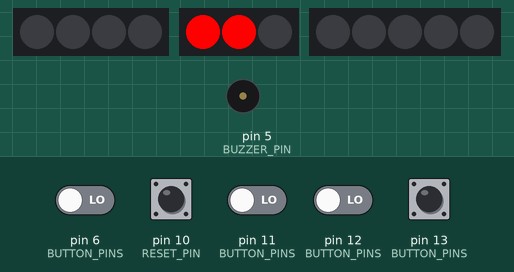
The sketch below on a simulated Arduino Uno, built with avr-gcc and run on an emulated ATmega328P. On the bench: 4 RGB LEDs in strip order, left to right, 3 RGB LEDs in strip order, left to right, 5 RGB LEDs in strip order, left to right, buzzer (waves = sounding). The test bench sets the inputs (shaded band); at power-on: pin 6 (BUTTON_PINS), pin 10 (RESET_PIN), pin 11 (BUTTON_PINS), pin 12 (BUTTON_PINS), pin 13 (BUTTON_PINS) LOW. Random numbers use the default seed unless the sketch sets one.

Above: at 1.6 s.
1.7 s: pin 10 (RESET_PIN) pulled HIGH for 0.15 s
At 1.77 s:
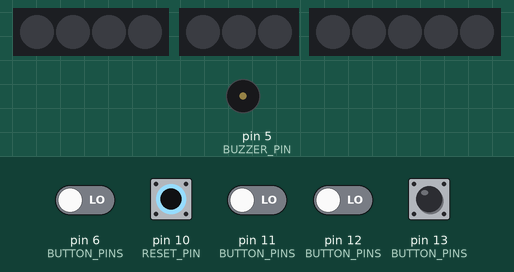
2.4 s: pin 10 (RESET_PIN) pulled HIGH for 1 s
At 6.1 s:
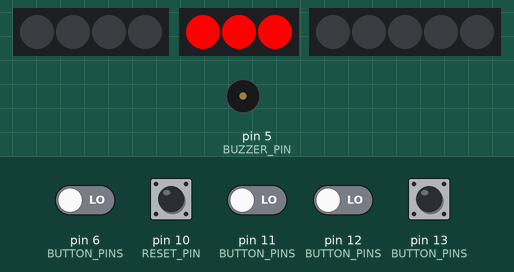
7.0 s: pin 13 (BUTTON_PINS) pulled HIGH for 0.15 s
At 8.3 s:
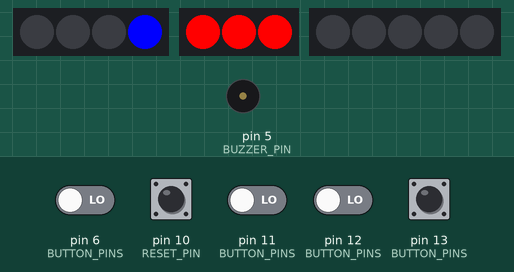
10.1 s: pin 13 (BUTTON_PINS) pulled HIGH for 1 s
Timing chart, 0 to 15.1 s (numbered marks = the images above; inputs shaded):
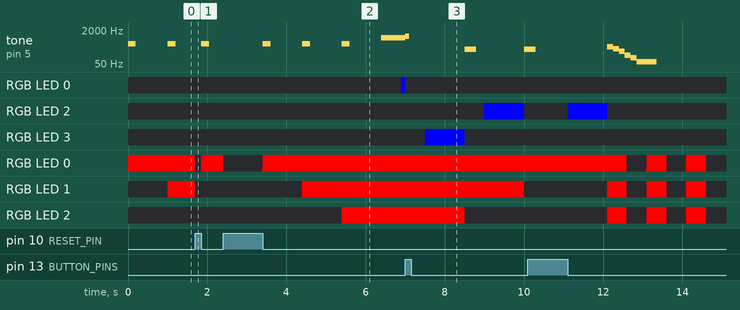

The sketch:

main.ino
```cpp
#include <Adafruit_NeoPixel.h>

const bool HAS_BUZZER = true;
const bool HAS_LIVES = true;

const int PIN_COUNT = 4;
const int BUZZER_PIN = 5;
const int RESET_PIN = 10;
const int LIVES_COUNT = 3;

const int MOLES_NEOPIXEL_PIN = A1;
const int LIVES_NEOPIXEL_PIN = A2;
const int SCORE_NEOPIXEL_PIN = A0;
const int RANDOM_SEED_PIN = A5;

const int SCORE_NEOPIXEL_COUNT = 5;
const int POINTS_PER_LED = 2;
const int POINTS_PER_LEVEL = 10;

const int TONE_HIT_FREQ = 1000;
const int TONE_HIT_DUR = 100;
const int TONE_MISS_FREQ = 250;
const int TONE_MISS_DUR = 300;
const int TONE_COUNTDOWN_FREQ = 440;
const int TONE_COUNTDOWN_DUR = 200;
const int TONE_GO_FREQ = 880;
const int TONE_GO_DUR = 600;

const unsigned long COUNTDOWN_INTERVAL = 1000;
const int COUNTDOWN_TOTAL_TICKS = 3;

const int VICTORY_NOTES[6] = { 523, 659, 784, 1047, 784, 1047 };
const int VICTORY_DURATIONS[6] = { 150, 150, 150, 200, 150, 400 };
const int VICTORY_NOTES_COUNT = 6;

const int DEFEAT_NOTES[6] = { 330, 262, 196, 131, 98, 65 };
const int DEFEAT_DURATIONS[6] = { 150, 150, 150, 150, 150, 500 };
const int DEFEAT_NOTES_COUNT = 6;

const unsigned long BLINK_INTERVAL = 500;
const unsigned long CASCADE_INTERVAL = 100;

const int COLOR_MAX = 255;
const int COLOR_MIN = 0;
const int RANDOM_COLOR_MAX = 256;

const int LEVEL_ONE = 1;
const int LEVEL_TWO = 2;
const int LEVEL_THREE = 3;

const unsigned long LEVEL_ONE_DURATION = 1000;
const unsigned long LEVEL_ONE_PAUSE = 500;
const unsigned long LEVEL_TWO_DURATION = 800;
const unsigned long LEVEL_TWO_PAUSE = 400;
const unsigned long LEVEL_THREE_DURATION = 600;
const unsigned long LEVEL_THREE_PAUSE = 300;

const int MOLES_LEVEL_TWO = 2;

namespace Game
{
    class Buzzer
    {
    private:
        int _pin;
        bool _isVictoryPlaying = false;
        int _victoryNoteIndex = 0;
        unsigned long _lastNoteTime = 0;

        bool _isDefeatPlaying = false;
        int _defeatNoteIndex = 0;

    public:
        void Initialize(int pin)
        {
            _pin = pin;
            pinMode(_pin, OUTPUT);
        }

        void Reset()
        {
            _isVictoryPlaying = false;
            _isDefeatPlaying = false;
            noTone(_pin);
        }

        void PlayCountdownTick()
        {
            if (HAS_BUZZER)
                tone(_pin, TONE_COUNTDOWN_FREQ, TONE_COUNTDOWN_DUR);
        }

        void PlayCountdownGo()
        {
            if (HAS_BUZZER)
                tone(_pin, TONE_GO_FREQ, TONE_GO_DUR);
        }

        void PlayHit()
        {
            if (HAS_BUZZER)
                tone(_pin, TONE_HIT_FREQ, TONE_HIT_DUR);
        }

        void PlayMiss()
        {
            if (HAS_BUZZER)
                tone(_pin, TONE_MISS_FREQ, TONE_MISS_DUR);
        }

        void StartVictory(unsigned long currentTime)
        {
            _isVictoryPlaying = true;
            _victoryNoteIndex = 0;
            _lastNoteTime = currentTime;

            if (HAS_BUZZER)
                tone(_pin, VICTORY_NOTES[0], VICTORY_DURATIONS[0]);
        }

        void UpdateVictory(unsigned long currentTime)
        {
            if (!_isVictoryPlaying)
                return;

            if (_victoryNoteIndex >= VICTORY_NOTES_COUNT)
                return;

            if (currentTime - _lastNoteTime < (unsigned long)VICTORY_DURATIONS[_victoryNoteIndex])
                return;

            _lastNoteTime = currentTime;
            _victoryNoteIndex++;

            if (_victoryNoteIndex < VICTORY_NOTES_COUNT && HAS_BUZZER)
                tone(_pin, VICTORY_NOTES[_victoryNoteIndex], VICTORY_DURATIONS[_victoryNoteIndex]);
        }

        void StartDefeat(unsigned long currentTime)
        {
            _isDefeatPlaying = true;
            _defeatNoteIndex = 0;
            _lastNoteTime = currentTime;

            if (HAS_BUZZER)
                tone(_pin, DEFEAT_NOTES[0], DEFEAT_DURATIONS[0]);
        }

        void UpdateDefeat(unsigned long currentTime)
        {
            if (!_isDefeatPlaying)
                return;

            if (_defeatNoteIndex >= DEFEAT_NOTES_COUNT)
                return;

            if (currentTime - _lastNoteTime < (unsigned long)DEFEAT_DURATIONS[_defeatNoteIndex])
                return;

            _lastNoteTime = currentTime;
            _defeatNoteIndex++;

            if (_defeatNoteIndex < DEFEAT_NOTES_COUNT && HAS_BUZZER)
                tone(_pin, DEFEAT_NOTES[_defeatNoteIndex], DEFEAT_DURATIONS[_defeatNoteIndex]);
        }
    };

    class Mole
    {
    private:
        int _buttonPin;

    public:
        void Initialize(int buttonPin)
        {
            _buttonPin = buttonPin;
            pinMode(_buttonPin, INPUT);
        }

        bool IsPressed()
        {
            return digitalRead(_buttonPin) == HIGH;
        }
    };

    class LifeManager
    {
    private:
        Adafruit_NeoPixel _strip;
        int _currentLives;
        unsigned long _lastBlinkTime = 0;
        bool _isBlinkActive = false;

    public:
        LifeManager() : _strip(LIVES_COUNT, LIVES_NEOPIXEL_PIN, NEO_GRB + NEO_KHZ800)
        {
        }

        void Initialize()
        {
            if (HAS_LIVES)
                _strip.begin();
        }

        void Reset()
        {
            _currentLives = LIVES_COUNT;
            _isBlinkActive = false;

            if (!HAS_LIVES)
                return;

            _strip.clear();
            // As luzes de vida começam apagadas para o efeito de contagem
            _strip.show();
        }

        // Nova função para acender uma luz de vida específica
        void TurnOnLifeLed(int index)
        {
            if (!HAS_LIVES || index < 0 || index >= LIVES_COUNT)
                return;

            _strip.setPixelColor(index, _strip.Color(COLOR_MAX, COLOR_MIN, COLOR_MIN));
            _strip.show();
        }

        void LoseLife()
        {
            if (_currentLives <= 0)
                return;

            _currentLives--;

            if (HAS_LIVES)
            {
                _strip.setPixelColor(_currentLives, _strip.Color(COLOR_MIN, COLOR_MIN, COLOR_MIN));
                _strip.show();
            }
        }

        bool IsGameOver()
        {
            return _currentLives == 0;
        }

        void UpdateGameOverBlink(unsigned long currentTime)
        {
            if (!HAS_LIVES)
                return;

            if (currentTime - _lastBlinkTime < BLINK_INTERVAL)
                return;

            _isBlinkActive = !_isBlinkActive;
            _lastBlinkTime = currentTime;

            for (auto i = 0; i < LIVES_COUNT; i++)
                _strip.setPixelColor(i, _isBlinkActive ? _strip.Color(COLOR_MAX, COLOR_MIN, COLOR_MIN) : _strip.Color(COLOR_MIN, COLOR_MIN, COLOR_MIN));

            _strip.show();
        }
    };

    class ScoreManager
    {
    private:
        Adafruit_NeoPixel _strip;
        int _currentScore;
        int _currentLevel;
        unsigned long _lastCascadeTime;
        int _cascadeIndex;
        bool _isVictory;

    public:
        ScoreManager() : _strip(SCORE_NEOPIXEL_COUNT, SCORE_NEOPIXEL_PIN, NEO_GRB + NEO_KHZ800)
        {
        }

        void Initialize()
        {
            _strip.begin();
        }

        void Reset()
        {
            _currentScore = 0;
            _currentLevel = LEVEL_ONE;
            _isVictory = false;
            _cascadeIndex = 0;
            _lastCascadeTime = 0;

            _strip.clear();
            _strip.show();
        }

        int GetLevel()
        {
            return _currentLevel;
        }

        void AddScore()
        {
            if (_currentScore >= POINTS_PER_LEVEL)
                return;

            _currentScore++;

            uint32_t color;

            // Novas cores para os níveis
            if (_currentLevel == LEVEL_ONE)
                color = _strip.Color(COLOR_MIN, COLOR_MAX, COLOR_MIN); // Verde
            else if (_currentLevel == LEVEL_TWO)
                color = _strip.Color(COLOR_MAX, COLOR_MAX, COLOR_MIN); // Amarelo
            else
                color = _strip.Color(COLOR_MAX, COLOR_MIN, COLOR_MAX); // Magenta / Roxo

            auto litLeds = _currentScore / POINTS_PER_LED;

            for (auto i = 0; i < litLeds; i++)
                _strip.setPixelColor(i, color);

            _strip.show();

            if (_currentScore >= POINTS_PER_LEVEL)
            {
                if (_currentLevel < LEVEL_THREE)
                {
                    _currentLevel++;
                    _currentScore = 0;

                    _strip.clear();
                    _strip.show();
                }
                else
                {
                    _isVictory = true;
                }
            }
        }

        bool IsGameWon()
        {
            return _isVictory;
        }

        void UpdateVictoryAnimation(unsigned long currentTime)
        {
            if (currentTime - _lastCascadeTime < CASCADE_INTERVAL)
                return;

            _lastCascadeTime = currentTime;
            _strip.clear();

            for (auto i = 0; i <= _cascadeIndex; i++)
                _strip.setPixelColor(i, _strip.Color(random(COLOR_MIN, RANDOM_COLOR_MAX), random(COLOR_MIN, RANDOM_COLOR_MAX), random(COLOR_MIN, RANDOM_COLOR_MAX)));

            _strip.show();
            _cascadeIndex++;

            if (_cascadeIndex >= SCORE_NEOPIXEL_COUNT)
                _cascadeIndex = 0;
        }
    };

    class GameManager
    {
    private:
        Mole _moles[PIN_COUNT];
        Adafruit_NeoPixel _molesStrip;
        Buzzer _buzzer;
        LifeManager _lifeManager;
        ScoreManager _scoreManager;

        int _resetPin;
        bool _activeMoles[PIN_COUNT];
        bool _hasActiveMoles = false;

        unsigned long _lastMoleTime = 0;
        unsigned long _moleDuration = LEVEL_ONE_DURATION;
        unsigned long _pauseDuration = LEVEL_ONE_PAUSE;

        bool _hasWon = false;
        bool _hasLost = false;

        bool _isStarting = true;
        bool _hasInitializedCountdown = false;
        int _countdownTicks = 0;
        unsigned long _lastTickTime = 0;

    public:
        GameManager() : _molesStrip(PIN_COUNT, MOLES_NEOPIXEL_PIN, NEO_GRB + NEO_KHZ800)
        {
        }

        void Initialize(const int buttonPins[], int buzzerPin, int resetPin)
        {
            _resetPin = resetPin;
            pinMode(_resetPin, INPUT);

            randomSeed(analogRead(RANDOM_SEED_PIN));

            _molesStrip.begin();

            for (auto i = 0; i < PIN_COUNT; i++)
                _moles[i].Initialize(buttonPins[i]);

            _buzzer.Initialize(buzzerPin);
            _lifeManager.Initialize();
            _scoreManager.Initialize();

            Reset();
        }

        void Reset()
        {
            _buzzer.Reset();
            _lifeManager.Reset();
            _scoreManager.Reset();

            _molesStrip.clear();
            _molesStrip.show();

            for (auto i = 0; i < PIN_COUNT; i++)
                _activeMoles[i] = false;

            _hasWon = false;
            _hasLost = false;
            _hasActiveMoles = false;
            _isStarting = true;
            _hasInitializedCountdown = false;
            _countdownTicks = 0;

            UpdateDifficulty();
        }

        void Update()
        {
            if (digitalRead(_resetPin) == HIGH)
            {
                Reset();
                return;
            }

            auto currentTime = millis();

            if (_isStarting)
            {
                HandleStartup(currentTime);
                return;
            }

            if (_hasWon)
            {
                _scoreManager.UpdateVictoryAnimation(currentTime);
                _buzzer.UpdateVictory(currentTime);
                return;
            }

            if (_lifeManager.IsGameOver())
            {
                if (!_hasLost)
                {
                    _hasLost = true;
                    _buzzer.StartDefeat(currentTime);
                }

                _buzzer.UpdateDefeat(currentTime);
                _lifeManager.UpdateGameOverBlink(currentTime);
                return;
            }

            if (!_hasActiveMoles)
            {
                HandleSpawn(currentTime);
                return;
            }

            HandleActiveMole(currentTime);
        }

    private:
        void UpdateDifficulty()
        {
            auto level = _scoreManager.GetLevel();

            if (level == LEVEL_ONE)
            {
                _moleDuration = LEVEL_ONE_DURATION;
                _pauseDuration = LEVEL_ONE_PAUSE;
            }
            else if (level == LEVEL_TWO)
            {
                _moleDuration = LEVEL_TWO_DURATION;
                _pauseDuration = LEVEL_TWO_PAUSE;
            }
            else if (level == LEVEL_THREE)
            {
                _moleDuration = LEVEL_THREE_DURATION;
                _pauseDuration = LEVEL_THREE_PAUSE;
            }
        }

        void HandleStartup(unsigned long currentTime)
        {
            if (!_hasInitializedCountdown)
            {
                _buzzer.PlayCountdownTick();
                _lifeManager.TurnOnLifeLed(0); // Acende a primeira luz
                _countdownTicks = 1;
                _lastTickTime = currentTime;
                _hasInitializedCountdown = true;
                return;
            }

            if (currentTime - _lastTickTime < COUNTDOWN_INTERVAL)
                return;

            _lastTickTime = currentTime;

            if (_countdownTicks < COUNTDOWN_TOTAL_TICKS)
            {
                _buzzer.PlayCountdownTick();
                _lifeManager.TurnOnLifeLed(_countdownTicks); // Acende a 2ª e a 3ª luz em sequência
                _countdownTicks++;
                return;
            }

            _buzzer.PlayCountdownGo();
            _isStarting = false;
            _lastMoleTime = currentTime;
        }

        void HandleSpawn(unsigned long currentTime)
        {
            if (currentTime - _lastMoleTime < _pauseDuration)
                return;

            for (auto i = 0; i < PIN_COUNT; i++)
                if (_moles[i].IsPressed())
                    return;

            UpdateDifficulty();

            auto level = _scoreManager.GetLevel();
            auto molesToSpawn = 1;

            if (level == LEVEL_TWO)
                molesToSpawn = MOLES_LEVEL_TWO;
            else if (level == LEVEL_THREE)
                molesToSpawn = random(1, PIN_COUNT + 1);

            for (auto i = 0; i < PIN_COUNT; i++)
                _activeMoles[i] = false;

            auto spawned = 0;

            while (spawned < molesToSpawn)
            {
                auto idx = random(PIN_COUNT);

                if (!_activeMoles[idx])
                {
                    _activeMoles[idx] = true;
                    _molesStrip.setPixelColor(idx, _molesStrip.Color(COLOR_MIN, COLOR_MIN, COLOR_MAX));
                    spawned++;
                }
            }

            _molesStrip.show();
            _hasActiveMoles = true;
            _lastMoleTime = currentTime;
        }

        void HandleActiveMole(unsigned long currentTime)
        {
            if (currentTime - _lastMoleTime >= _moleDuration)
            {
                RegisterMiss(currentTime);
                return;
            }

            auto isAllRequiredPressed = true;
            auto isAnyWrongPressed = false;

            for (auto i = 0; i < PIN_COUNT; i++)
            {
                auto isPressed = _moles[i].IsPressed();

                if (_activeMoles[i] && !isPressed)
                    isAllRequiredPressed = false;

                if (!_activeMoles[i] && isPressed)
                    isAnyWrongPressed = true;
            }

            if (isAnyWrongPressed)
            {
                RegisterMiss(currentTime);
                return;
            }

            if (isAllRequiredPressed)
            {
                RegisterHit(currentTime);
                return;
            }
        }

        void RegisterHit(unsigned long currentTime)
        {
            _scoreManager.AddScore();

            if (_scoreManager.IsGameWon())
            {
                _hasWon = true;
                _buzzer.StartVictory(currentTime);
                HideCurrentMoles(currentTime);
                return;
            }

            _buzzer.PlayHit();
            HideCurrentMoles(currentTime);
        }

        void RegisterMiss(unsigned long currentTime)
        {
            _buzzer.PlayMiss();
            _lifeManager.LoseLife();
            HideCurrentMoles(currentTime);
        }

        void HideCurrentMoles(unsigned long currentTime)
        {
            for (auto i = 0; i < PIN_COUNT; i++)
            {
                _molesStrip.setPixelColor(i, _molesStrip.Color(COLOR_MIN, COLOR_MIN, COLOR_MIN));
                _activeMoles[i] = false;
            }

            _molesStrip.show();
            _hasActiveMoles = false;
            _lastMoleTime = currentTime;
        }
    };
}

const int BUTTON_PINS[] = {13, 12, 6, 11};

Game::GameManager gameManager;

void setup()
{
    gameManager.Initialize(BUTTON_PINS, BUZZER_PIN, RESET_PIN);
}

void loop()
{
    gameManager.Update();
}
```

Measured:
- by itself, tone on pin 5 (BUZZER_PIN): plays 330 Hz for 0.15 s, 262 Hz for 0.15 s, 196 Hz for 0.15 s, 131 Hz for 0.15 s, 98 Hz for 0.15 s, 65 Hz for 0.50 s
